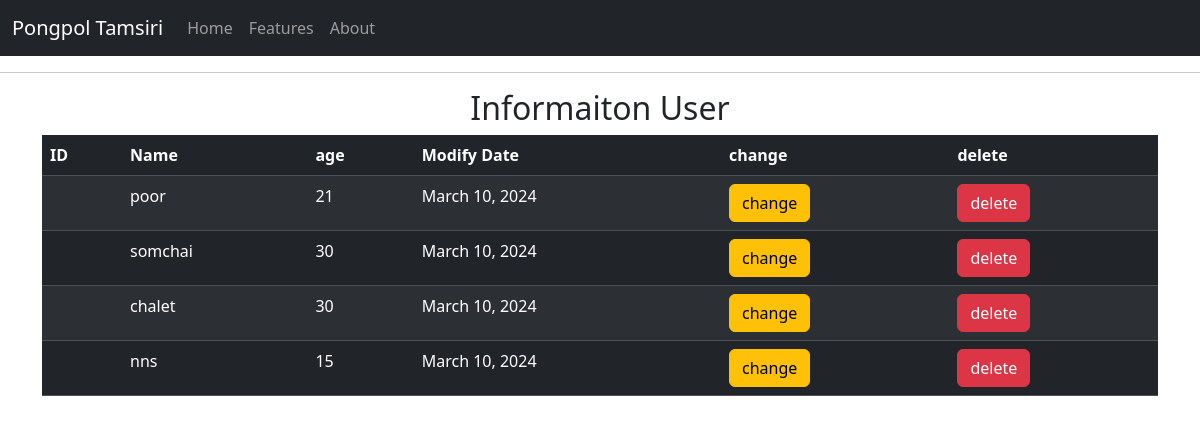
The app's page /, older data.
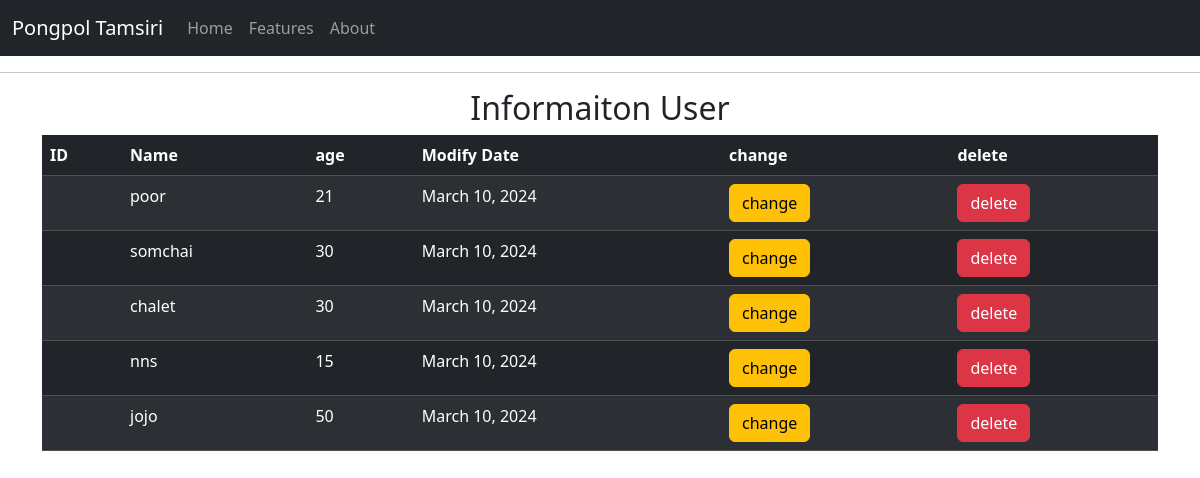
The same page, newer data.
### playground/models.py (models this page shows, shortened)
class Person(models.Model):
    name = models.CharField(max_length=100)
    age = models.IntegerField()
    date = models.DateField(auto_now_add=True)

### playground/views.py (the view)
# urls.py: path('', views.say_hello, name='playground_hello'),  # Name the URL pattern for future reference
def say_hello(request):
    all_person = Person.objects.all()
    return render(request, 'hello.html', {"all_person":all_person})

### playground/templates/hello.html (shortened to what this page needs)
{% extends "base.html" %}
{% block content %}
<table class="table table-dark table-striped">
    <h2 class="text-center">Informaiton User</h2>
    <thead>
      <tr>
        <th scope="col">ID</th>
        <th scope="col">Name</th>
        <th scope="col">age</th>
        <th scope="col">Modify Date</th>
        <th scope="col">change</th>
        <th scope="col">delete</th>
      </tr>
    </thead>
    <tbody>
      {%for person in all_person %}
        <tr>
            <th scope="row">{{person.ID}}</th></th>
            <td>{{person.name}}</td>
            <td>{{person.age}}</td>
            <td>{{person.date}}</person></td>
            <td><a href="#" class="btn btn-warning">change</a></td>
            <td><a href="#" class="btn btn-danger">delete</a></td>
        </tr>
      {% endfor %}
    </tbody>
  </table>
{% endblock %}

Row changes from the older to the newer data that the page shows:
added Person: name "jojo", age "50", date "March 10, 2024"
